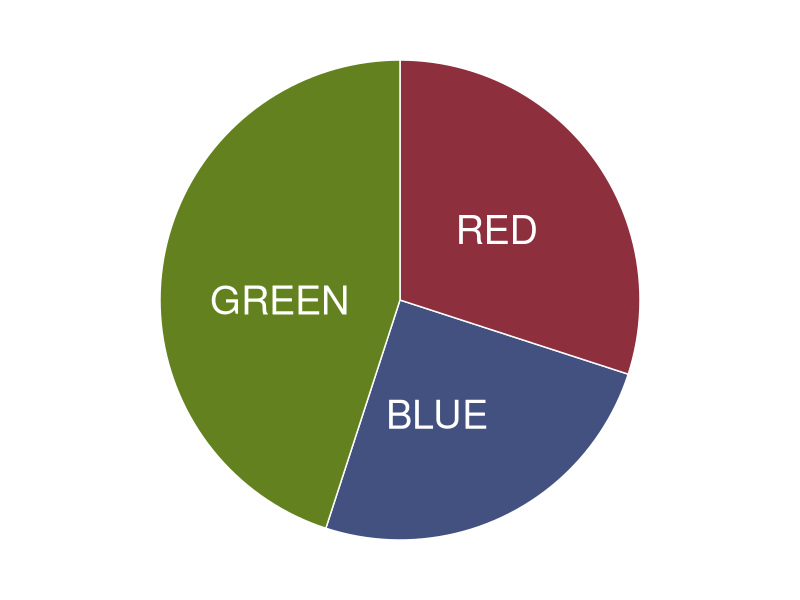

R code for this plot:
## ---- chunk 1
library("tidyverse")
theme_set(theme_bw(base_size = 20))

data.frame(group = c("GREEN", "BLUE", "RED"),
           proportion = c(25, 30, 45)) %>% 
  mutate(position = c(25, 55, 85)) %>%
  ggplot() +
  aes(x = "", y = proportion, fill = group) +
  geom_bar(stat = "identity", width = 1, color = "white") +
  coord_polar("y", start = 0, direction = -1) +
  theme_void() + 
  theme(legend.position = "none") +
  geom_text(aes(y = position, label = group), color = "white", size = 10) +
  scale_fill_manual(values = c("#8D2F3C", "#42517F", "#63821F"))
